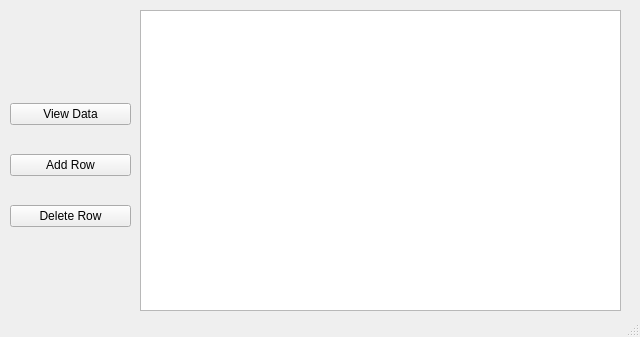
<?xml version="1.0" encoding="UTF-8"?>
<ui version="4.0">
 <class>MainWindow</class>
 <widget class="QMainWindow" name="MainWindow">
  <property name="geometry">
   <rect>
    <x>0</x>
    <y>0</y>
    <width>640</width>
    <height>337</height>
   </rect>
  </property>
  <property name="windowTitle">
   <string>MainWindow</string>
  </property>
  <widget class="QWidget" name="centralwidget">
   <widget class="QTableView" name="tableView">
    <property name="geometry">
     <rect>
      <x>140</x>
      <y>10</y>
      <width>481</width>
      <height>301</height>
     </rect>
    </property>
   </widget>
   <widget class="QWidget" name="layoutWidget">
    <property name="geometry">
     <rect>
      <x>10</x>
      <y>80</y>
      <width>121</width>
      <height>171</height>
     </rect>
    </property>
    <layout class="QVBoxLayout" name="verticalLayout">
     <item>
      <widget class="QPushButton" name="pushButton_viewdata">
       <property name="text">
        <string>View Data</string>
       </property>
      </widget>
     </item>
     <item>
      <widget class="QPushButton" name="pushButton_addRow">
       <property name="text">
        <string>Add Row</string>
       </property>
      </widget>
     </item>
     <item>
      <widget class="QPushButton" name="pushButton_deleteRow">
       <property name="text">
        <string>Delete Row</string>
       </property>
      </widget>
     </item>
    </layout>
   </widget>
  </widget>
  <widget class="QStatusBar" name="statusbar"/>
 </widget>
 <resources/>
 <connections/>
</ui>
